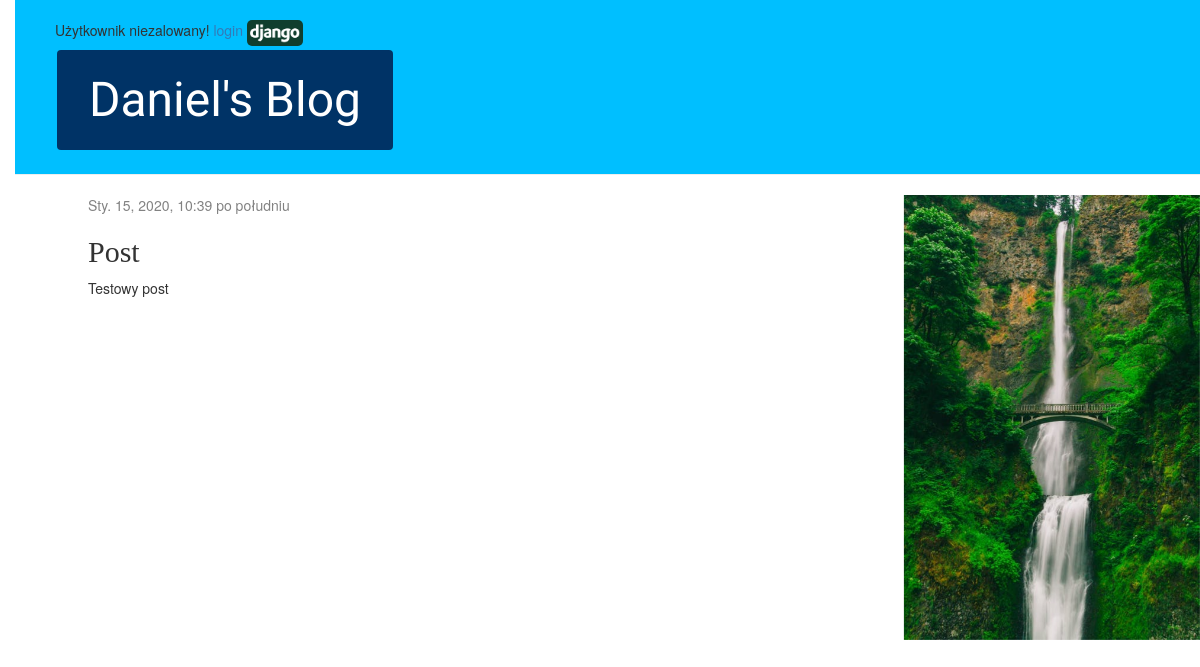
/post/47/, run on the app's committed database.
### blog/models.py (models this page shows, shortened)
class Post(models.Model):
    author = models.ForeignKey('auth.User', on_delete=models.CASCADE)
    title = models.CharField(max_length=200)
    text = models.TextField()
    created_date = models.DateTimeField(default=timezone.now)
    published_date = models.DateTimeField(blank=True, null=True)

### blog/views.py (the view)
# urls.py: path('post/<int:pk>/', views.detail_view, name='post_detail'),
def detail_view(request, pk):
    post = get_object_or_404(Post, pk=pk)
    return render(request, 'blog/post_detail.html', {'post': post})

### blog/templates/blog/post_detail.html (shortened to what this page needs)
{% extends 'blog/base.html' %}
{% block content %}
    <div class="post">
        {% if post.published_date %}
            <div class="date">
                {{ post.published_date }}
            </div>
        {% endif %}
        <h2>{{ post.title }}</h2>
        <p>{{ post.text|linebreaksbr }}</p>
    </div>
{% endblock %}

### blog/static/css/blog.css (style rules this page uses)
body { padding-left: 15px; }
h1, h2, h3, h4 { font-family: 'Lobster', cursive; }
.date { color: #828282; }
.post { margin-bottom: 70px; padding: 0 18px; background-color: white; overflow: hidden; }

### data on the page
Post: published_date "Sty. 15, 2020, 10:39 po południu", title "Post", text "Testowy post"
